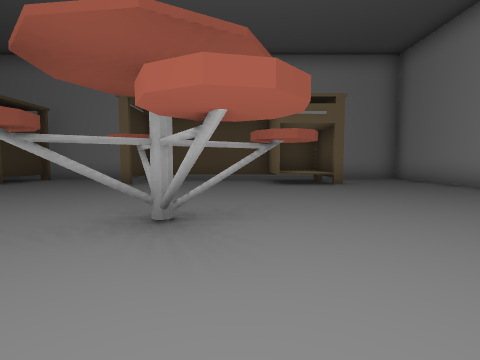
view 1 (above)

16 first-person views from a walk through a Unity game level. The camera is 1.2 m above the floor, tilts 4° down and sees 85° across. The floor is counted in squares, 2 m on a side. Each view is taken from the middle of a square. On the plan, view 1 faces up. The plan holds only what a view shows up to about 9 squares ahead; the rest is blank. The place goes on beyond the plan. The player character is not drawn. Some animated figures are not drawn.

view 2
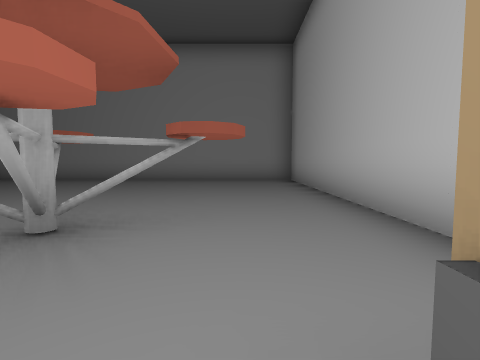

view 3
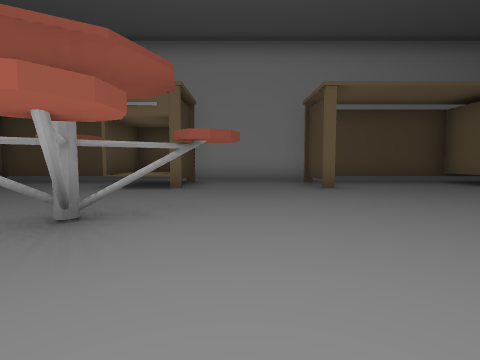

view 4
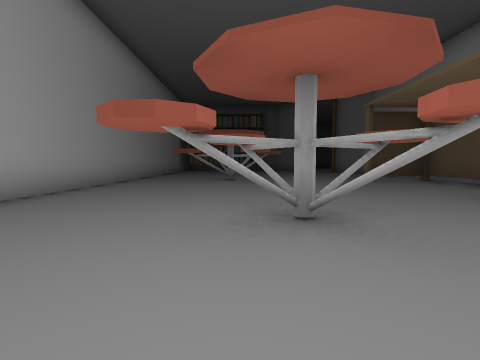

view 5
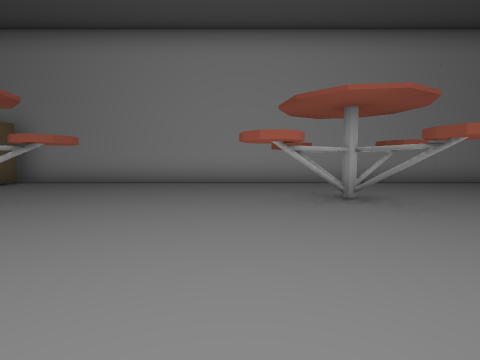

view 6
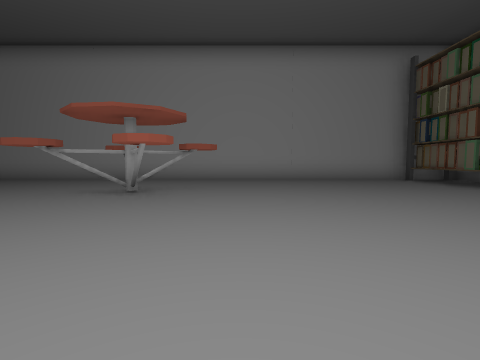

view 7
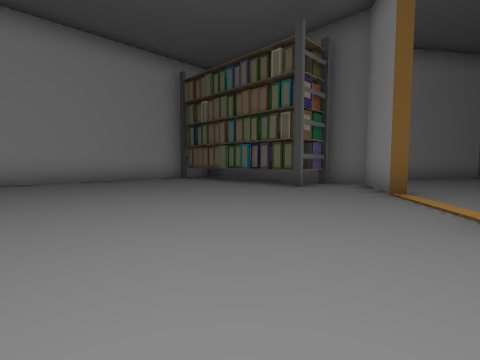

view 8
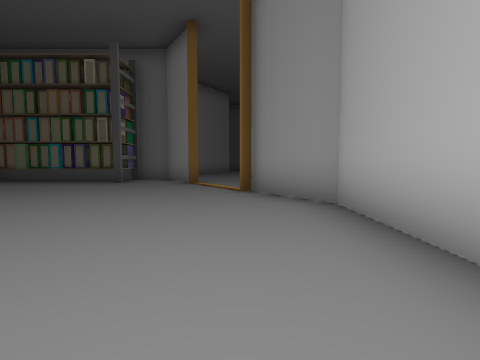

view 9
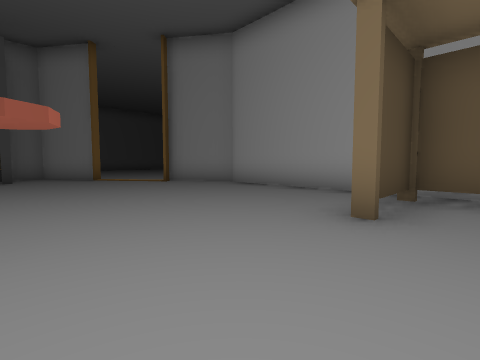

view 10
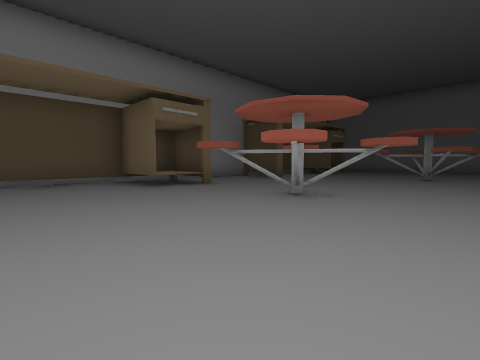

view 11
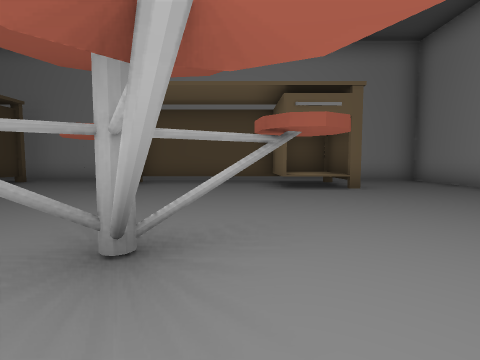

view 12
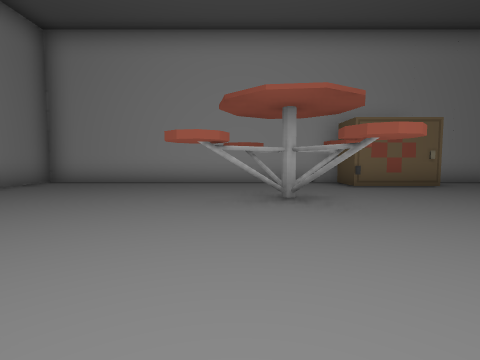

view 13
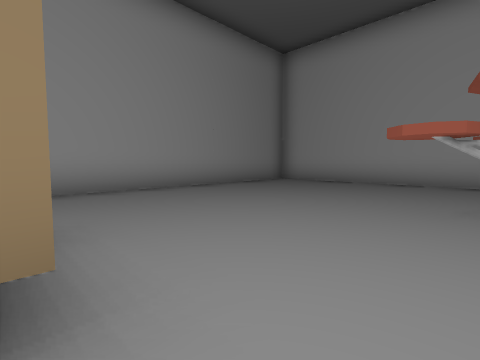

view 14
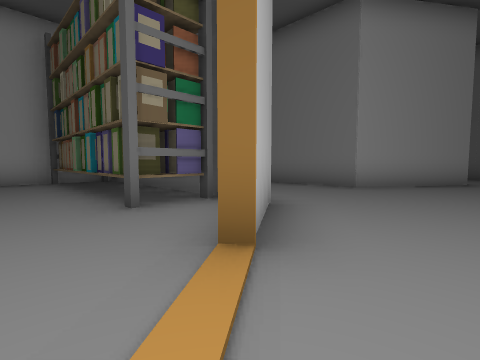

view 15
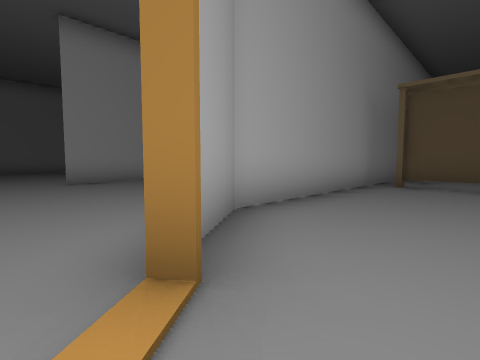

view 16
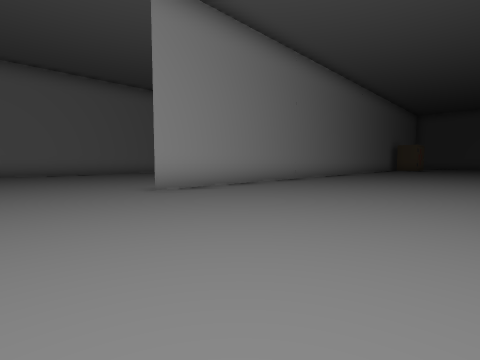

### Floor plan
Key: @ floor where view 1 was taken; # wall or solid block; . floor; = window, fence, low wall or low ledge; ^ raised ledge; T thing the floor can be seen under or through; O other object.
Columns run from 27 left of view 1 to 6 right of it. Each row starts with its distance up from view 1.
 21         ..
 20         ...
 19        .....
 18        .....
 17        ....
 16        ....
 15        ...######
 14        ..........
 13        ...........
 12        ............
 11        ............
 10        ..........
  9         .#########################
  8 .........#.....#...#=...#...#=...#
  7 #..............#...#^...#...#^...#
  6 ###..##..........................#
  5   #..#.............#.............#
  4   #. #O.............TT...#.......#
  3   #  # .......TT...T.T....TT.....#
  2      # ......T.T.........T.T.....#
  1      # ..........................#
  0      # ................ O..@.....#
 -1      #############################

Where each view was taken, in squares from view 1:
view 1: 0 up, 0 right, facing up
view 2: 1 up, 3 left, facing right
view 3: 1 up, 5 left, facing up
view 4: 3 up, 4 left, facing left
view 5: 7 up, 11 left, facing down
view 6: 8 up, 15 left, facing down
view 7: 8 up, 15 left, facing down-left
view 8: 8 up, 13 left, facing left
view 9: 4 up, 11 left, facing up-left
view 10: 1 up, 11 left, facing up-right
view 11: 1 up, 0 right, facing up
view 12: 7 up, 0 right, facing down
view 13: 7 up, 0 right, facing down-right
view 14: 8 up, 19 left, facing down-left
view 15: 7 up, 19 left, facing up-right
view 16: 10 up, 20 left, facing up-right
